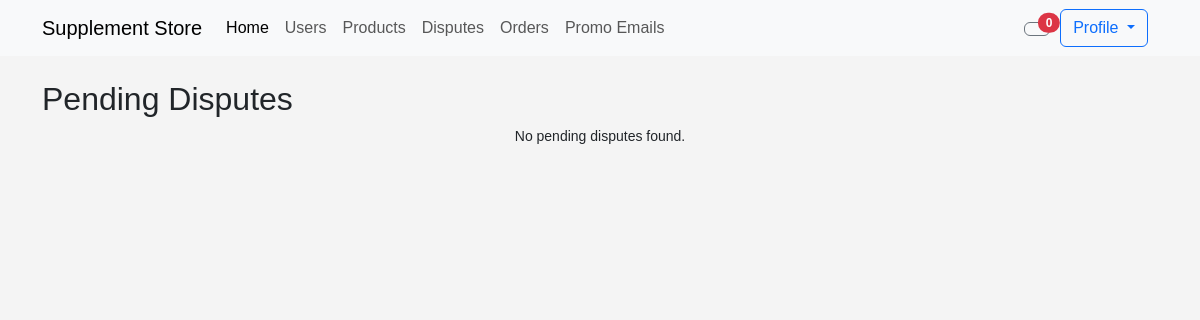
The app's page /disputes_overview.php (signed in), older data.
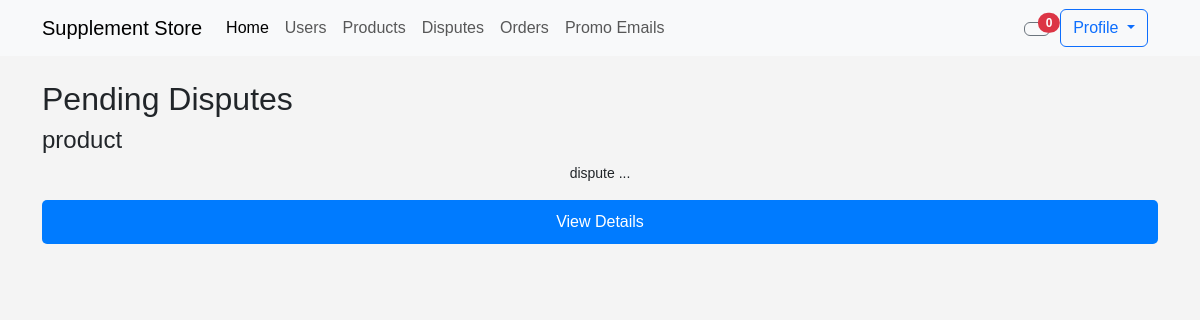
The same page, newer data.
### tables this page shows
CREATE TABLE IF NOT EXISTS `disputes` (
  `id` int NOT NULL AUTO_INCREMENT,
  `user_id` int DEFAULT NULL,
  `dispute_type` enum('general','order','product') DEFAULT NULL,
  `order_id` int DEFAULT NULL,
  `product_id` int DEFAULT NULL,
  `message` text,
  `attachment` varchar(255) DEFAULT NULL,
  `status` enum('pending','resolved') DEFAULT 'pending',
  `created_at` timestamp NULL DEFAULT CURRENT_TIMESTAMP,
  `updated_at` timestamp NULL DEFAULT CURRENT_TIMESTAMP ON UPDATE CURRENT_TIMESTAMP,
  PRIMARY KEY (`id`),
  KEY `user_id` (`user_id`),
  KEY `order_id` (`order_id`),
  KEY `product_id` (`product_id`)
);

### disputes_overview.php (the view, shortened to what this page needs)
<?php
include 'PHP/check_role_admin.php';
$query = "SELECT * FROM disputes WHERE status = 'pending'";
$result = $conn->query($query);
$disputes = $result->fetch_all(MYSQLI_ASSOC);
?>
<!DOCTYPE html>
<html lang="en">
<head>
    <link href="https://cdn.jsdelivr.net/npm/bootstrap@5.3.0-alpha1/dist/css/bootstrap.min.css" rel="stylesheet">
    <link rel="stylesheet" href="CSS/login_styles.css">
    <link rel="stylesheet" href="CSS/disputes_overview.css">
</head>
<body>
<?php include 'top_nav.php'; ?>
    <div class="container mt-4">
        <h2>Pending Disputes</h2>
        <div class="scrollable-container">
            <?php if (count($disputes) > 0): ?>
                <?php foreach ($disputes as $dispute): ?>
                    <div class="mb-3">
                        <h4><?= htmlspecialchars($dispute['dispute_type']) ?></h4>
                        <p><?= htmlspecialchars(substr($dispute['message'], 0, 100)) ?>...</p>
                        <a href="dispute_detail.php?id=<?= $dispute['id'] ?>" class="btn btn-primary">View Details</a>
                    </div>
                <?php endforeach; ?>
            <?php else: ?>
                <p>No pending disputes found.</p>
            <?php endif; ?>
        </div>
    </div>
</body>
</html>

Row changes from the older to the newer data that the page shows:
added disputes: dispute_type "product", message "dispute"
Text that changed along with them:
text no longer shown: "No pending disputes found."
